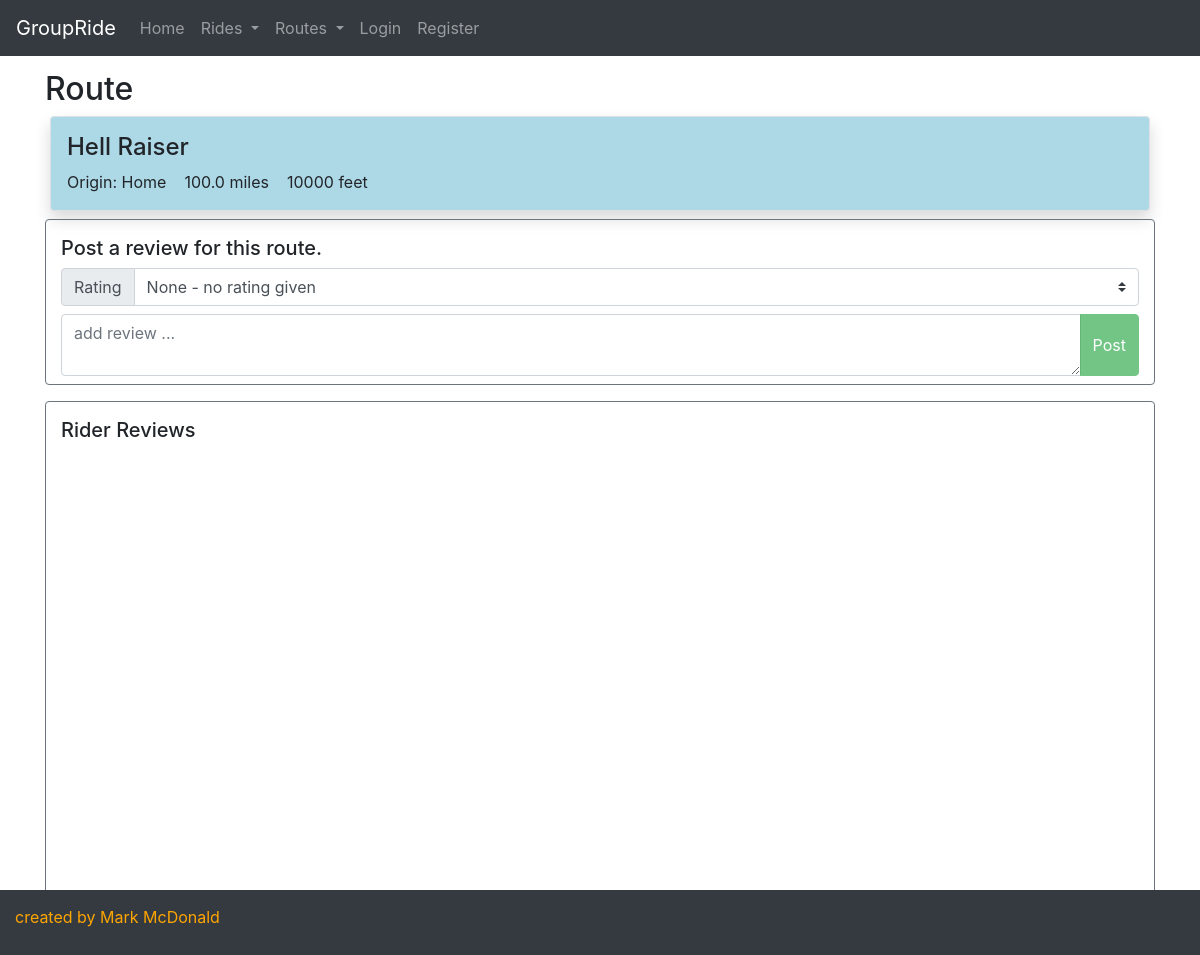
Page /route/28 on the committed database.
### groupride/models.py (models this page shows, shortened)
class Route(models.Model):
    created_by = models.ForeignKey(User, on_delete = models.SET_NULL, blank = True, null = True, related_name = "created_routes")
    created_on = models.DateTimeField(auto_now_add = True, editable = False, blank = False)
    route_name = models.CharField(max_length = 256, blank = True, null = True)
    miles = models.DecimalField(max_digits = 6, decimal_places = 1, blank = True, null = True)
    vertical_feet = models.IntegerField(blank = True, null = True)
    origin = models.CharField(max_length = 64, blank = True, null = True)
    reviews = models.ManyToManyField(Review, blank = True)

### groupride/views.py (the view)
# urls.py: path("route/<int:route_id>", views.route, name="route"),
def route(request, route_id):
    route = Route.objects.get(pk = route_id)
    context = {
        "route": route,
        "ratings": Review.RATINGS,
    }
    return render(request, "groupride/route.html", context)

### groupride/templates/groupride/route.html (shortened to what this page needs)
{% extends 'groupride/template.html' %}
{% block body %}
  <div class="container">
    <h2>Route</h2>
    <div class="route_header shadow border rounded my-2 px-3 py-3">
      <h4>{{route.route_name}}</h4>
      <span class="">Origin: {{route.origin}} </span>
      <span class="">&nbsp&nbsp {{route.miles}} miles</span>
      <span class="">&nbsp&nbsp {{route.vertical_feet}} feet</span>
    </div>
    <div class="container border border-secondary rounded">
      <h5 class="mt-3 mb-2">Post a review for this route.</h5>
      <div class="input-group mr-2 mb-2">
        <div class="input-group-prepend">
          <label class="input-group-text" for="rating">Rating</label>
        </div>
        <select class="custom-select" id="rating">
          {% for rating in ratings%}
            <option value={{rating.0}}>{{rating.0}} - {{rating.1}}</option>
          {% endfor %}
        </select>
      </div>
      <div id="frm_add_post">
        <div class="input-group mb-2">
          <textarea class="form-control" id="txt_add_review"  placeholder="add review ... "></textarea>
          <div class="input-group-append">
            <button type="button" id="btn_add_review" class="btn btn-success" disabled=true>Post</button>
          </div>
        </div>
      </div>
    </div>
    <div class="container border border-secondary rounded mt-3">
      <h5 class="mt-3 mb-2">Rider Reviews</h5>
      <div id="reviews_listing" class="container mb-2" style="overflow: scroll; height:55vh;">
      </div>
    </div>
  </div>
{% endblock %}

### groupride/static/groupride/styles.css (style rules this page uses)
body { margin-top: 70px; margin-bottom: 7vh; }
.route_header { padding: 5px; margin: 5px; background-color: lightblue; }

### rows in the picture
Route: route_name "Hell Raiser", origin "Home", miles "100.0", vertical_feet "10000"

### other values in the picture
form field value "None - no rating given"
